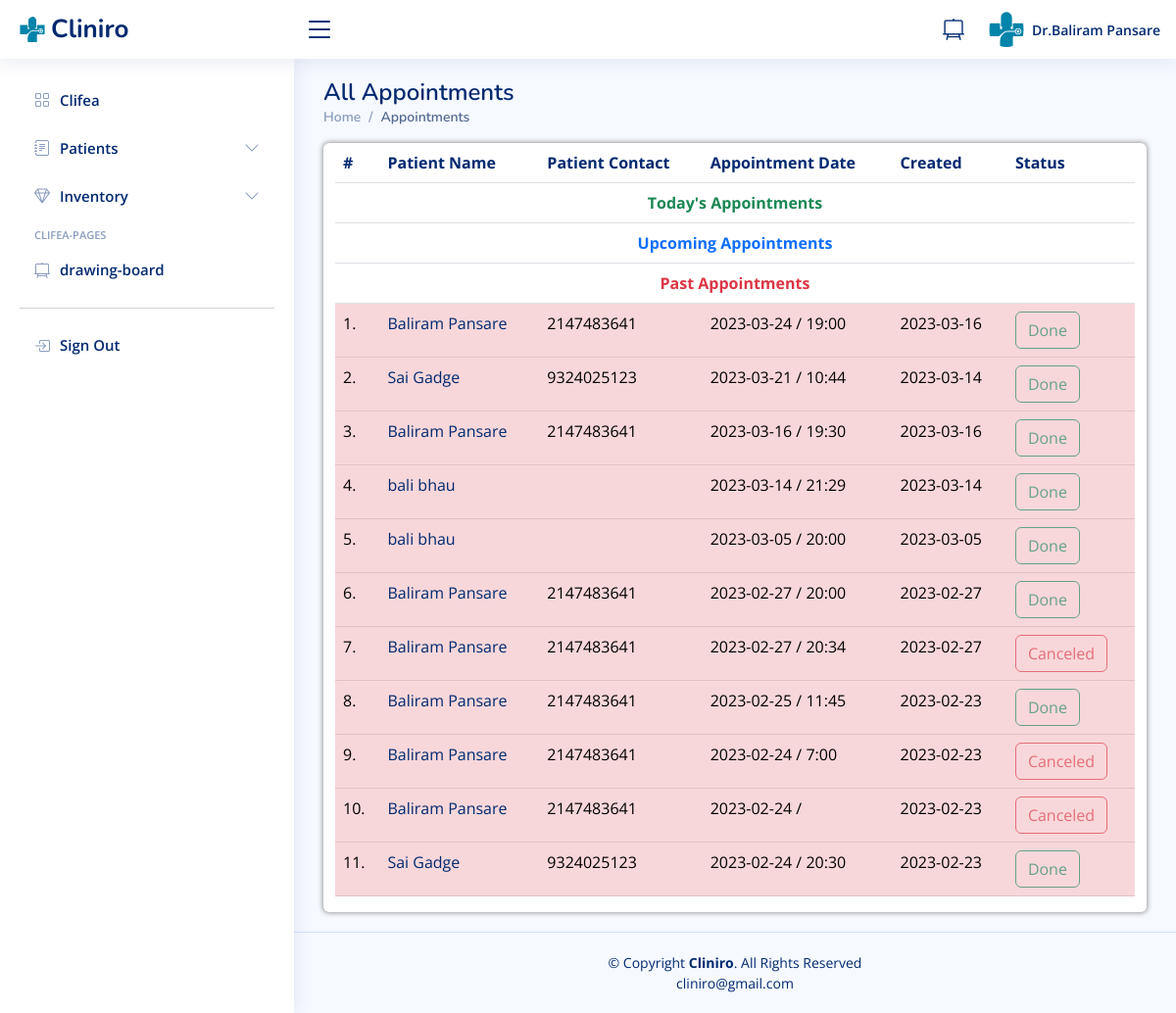
Page /receptionist/appointments.php (signed in) on the earlier database version.
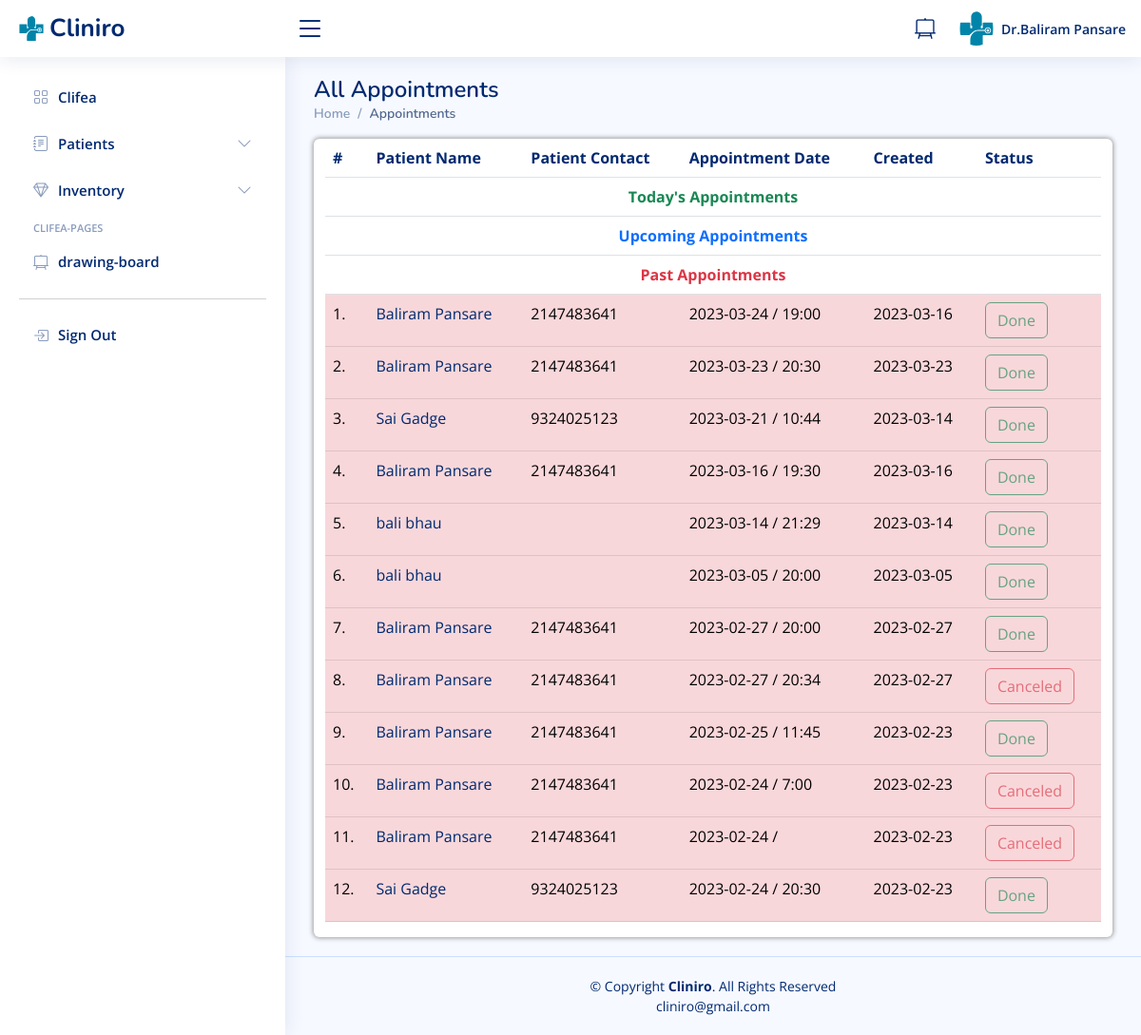
Same page on the later database version.
### tables this page shows
CREATE TABLE `doctors` (
  `id` int(11) NOT NULL,
  `specilization` varchar(255) DEFAULT NULL,
  `doctorName` varchar(255) DEFAULT NULL,
  `address` longtext DEFAULT NULL,
  `docFees` varchar(255) DEFAULT NULL,
  `contactno` bigint(11) DEFAULT NULL,
  `docEmail` varchar(255) DEFAULT NULL,
  `gender` text DEFAULT NULL,
  `age` varchar(20) DEFAULT NULL,
  `dob` varchar(50) DEFAULT NULL,
  `clinic_name` varchar(50) DEFAULT NULL,
  `clinic_contact` bigint(11) DEFAULT NULL,
  `clinic_timing` varchar(50) DEFAULT NULL,
  `closed` varchar(50) DEFAULT '-',
  `clinic_locality` varchar(50) DEFAULT NULL,
  `clinic_city` varchar(50) DEFAULT NULL,
  `password` varchar(255) DEFAULT NULL,
  `creationDate` timestamp NULL DEFAULT current_timestamp(),
  `updationDate` timestamp NULL DEFAULT NULL ON UPDATE current_timestamp()
);

CREATE TABLE `patappointments` (
  `Apptid` int(10) NOT NULL,
  `Appt_Docid` int(10) NOT NULL,
  `Appt_Patid` int(10) NOT NULL,
  `Appt_Descrip` varchar(500) NOT NULL,
  `Appt_Date` date NOT NULL,
  `Appt_Time` varchar(10) NOT NULL,
  `Appt_Status` int(1) NOT NULL,
  `Appt_Created` date NOT NULL DEFAULT current_timestamp()
);

CREATE TABLE `users` (
  `id` int(11) NOT NULL,
  `fullName` varchar(255) DEFAULT NULL,
  `address` longtext DEFAULT NULL,
  `city` varchar(255) DEFAULT NULL,
  `gender` varchar(255) DEFAULT NULL,
  `email` varchar(255) DEFAULT NULL,
  `password` varchar(255) DEFAULT NULL,
  `regDate` timestamp NULL DEFAULT current_timestamp(),
  `updationDate` timestamp NULL DEFAULT NULL ON UPDATE current_timestamp(),
  `Age` int(3) DEFAULT NULL,
  `Height` int(4) DEFAULT NULL,
  `Weight` int(3) DEFAULT NULL,
  `Medication` varchar(200) DEFAULT NULL,
  `Allergy` varchar(200) DEFAULT NULL,
  `Phone` bigint(10) DEFAULT NULL,
  `Locality` varchar(100) DEFAULT NULL,
  `Ename` varchar(50) DEFAULT NULL,
  `Erelation` varchar(50) DEFAULT NULL,
  `Econtact` bigint(10) DEFAULT NULL,
  `otp` int(10) NOT NULL
);

### receptionist/appointments.php (the view, shortened to what this page needs)
<?php
include('include/config.php');
if(strlen($_SESSION['id']==0)) {
 header('location:doctorlogout.php');
  } else{
?>
<!DOCTYPE html>
<html lang="en">
<?php include('include/head.php');?>
<body>
  <?php include('include/header.php');?>
  <?php include('include/sidebar.php');?>
  <main class="main" id="main">
    <div class="pagetitle">
      <h1>All Appointments</h1>
      <nav>
        <ol class="breadcrumb">
          <li class="breadcrumb-item"><a href="doctorlanding.php">Home</a></li>
          <li class="breadcrumb-item active">Appointments</li>
        </ol>
      </nav>
    </div>
    <div class="container-fluid box8 rounded table-responsive" id="patients-patients-cont">
      <table class="table datatable">
        <thead>
          <tr id="form-subhead">
            <th scope="col">#</th>
            <th scope="col">Patient Name</th>
            <th scope="col">Patient Contact</th>
            <th scope="col">Appointment Date</th>
            <th scope="col">Created</th>
            <th scope="col">Status</th>
          </tr>
        </thead>
        <tbody>
        <tr>
          <td colspan="6" class="text-center fw-bold text-success">Today's Appointments</td>
        </tr>
          <tr>
          <td colspan="6" class="text-center fw-bold text-primary">Upcoming Appointments</td>
        </tr>
          <tr>
          <td colspan="6" class="text-center fw-bold text-danger">Past Appointments</td>
        </tr>
          <?php
          $sql=mysqli_query($con,"select users.id as patid, users.fullName as fname, users.phone as contact, patappointments.*  from patappointments join users on users.id=patappointments.Appt_Patid where patappointments.Appt_Docid=".$_SESSION['id']." AND patappointments.Appt_Date < CURDATE() order by patappointments.Appt_Date desc;");
          $cnt=1;
          while($row=mysqli_fetch_array($sql))
          { ?>
            <tr class="table-danger">
            <td class="center"><?php echo $cnt;?>.</td>
            <td class="hidden-xs"><a href="view-patient.php?viewid=<?php echo $row['patid'];?>" id="form-subhead"><?php echo $row['fname'];?></a></td>
            <td><?php echo $row['contact'];?></td>
            <td><?php echo $row['Appt_Date'];?> / <?php echo $row['Appt_Time'];?></td>
            <td><?php echo $row['Appt_Created'];?></td>
            <td>
            <?php if($row['Appt_Status']==1)
            { ?>
            <button class="btn btn-outline-success" disabled>Done</button>
            <?php } else { ?>
              <button type="button" class="btn btn-outline-danger" disabled>Canceled</button>
              <?php } ?>
            </td>
          </tr>
          <?php  $cnt=$cnt+1; }?>
        </tbody>
      </table>
    </div>
  </main>
  <?php include('include/footer.php');?>
</body>
</html>
<?php } ?>

### receptionist/include/header.php
<header id="header" class="header fixed-top d-flex align-items-center">
<div class="d-flex align-items-center justify-content-between">
  <a href="index.html" class="logo d-flex align-items-center">
    <img src="assets/img/logo.svg" alt="">
    <span class="d-none d-lg-block">Cliniro</span>
  </a>
  <i class="bi bi-list toggle-sidebar-btn"></i>
</div>
<nav class="header-nav ms-auto">
  <ul class="d-flex align-items-center">
    <li>
      <a class="nav-link nav-icon" href="scratchpad.php" target="_blank" >
        <i class="bi bi-easel2"></i>
      </a>
    </li>
    <li class="nav-item dropdown pe-3">
      <a class="nav-link nav-profile d-flex align-items-center pe-0" href="#" data-bs-toggle="dropdown">
        <img src="assets/img/logo copy.svg" alt="Profile" class="rounded-circle">
        <span class="d-none d-md-block  ps-2">
        <?php $query=mysqli_query($con,"select doctorName from doctors where id='".$_SESSION['id']."'");
        while($row=mysqli_fetch_array($query))
        {
             echo 'Dr.' ,  $row['doctorName'];
        }?>
        </span>
      </a>
    </li>
  </ul>
</nav>
</header>

Differences in the rows shown:
added patappointments: users.fullName "Baliram Pansare", users.Phone "2147483641", Appt_Date "2023-03-23", Appt_Time "20:30", Appt_Created "2023-03-23", Appt_Status "Done"
